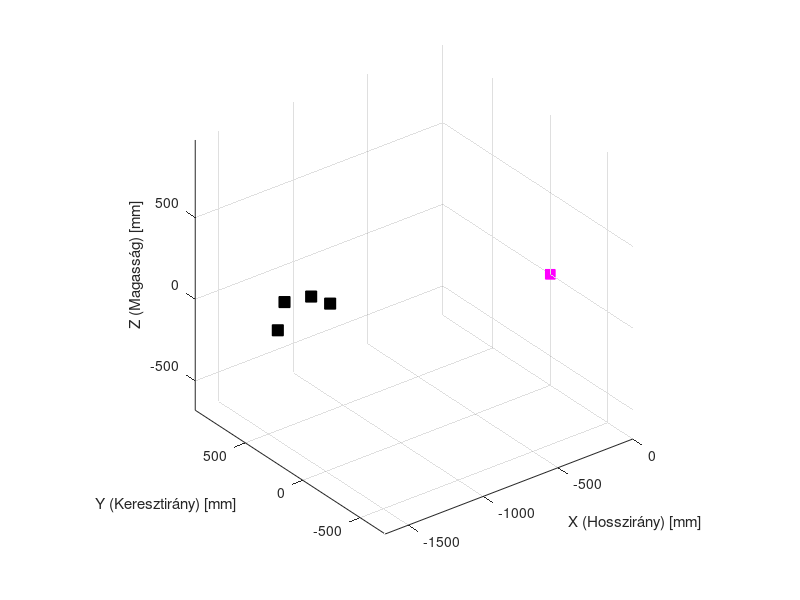

This chart was generated by the following MATLAB code: (Note: this script raises an error after producing the figure.)

function base_program_doubleAArm_front_left_configurable_v3()
    clc; clear; close all;

    % =========================================================================
    % 0. SZIMULÁCIÓS MÓD KIVÁLASZTÁSA
    % =========================================================================
    % 'travel'   -> Rugóút sweep (-30mm-től +30mm-ig), kormányközép rögzítve
    % 'steering' -> Kormányzás sweep (fogasléc Y mozgás), kerékmagasság rögzítve
    % =========================================================================
    sim_mode = 'travel'; 

    % =========================================================================
    % 1. PONTOK DEFINIÁLÁSA (Eredeti koordináták)
    % =========================================================================
    wheel_radius = 193; % Első kerék sugár (mm)
    
    points = struct('name', {}, 'pos', {}, 'fixed', {});

    % Fix vázoldali pontok (Chassis)
    points(1).name  = 'Front left upper arm fore';    points(1).pos = [-1431.440, 217.517, 267.328];  points(1).fixed = true;
    points(2).name  = 'Front left upper arm aft';     points(2).pos = [-1608.900, 218.398, 295.532];  points(2).fixed = true;
    
    % Mozgó csonkállvány oldali pontok (Upright) - Felső Gömbfej
    points(3).name  = 'Front left upper arm upright'; points(3).pos = [-1537.000,505.000, 285.000];  points(3).fixed = false;
    
    % Fix vázoldali pontok (Chassis)
    points(4).name  = 'Front left lower arm fore';    points(4).pos = [-1304.330, 217.845, 179.279];  points(4).fixed = true;
    points(5).name  = 'Front left lower arm aft';     points(5).pos = [-1654.490, 217.202, 139.370];  points(5).fixed = true;
    
    % Mozgó csonkállvány oldali pontok (Upright) - Alsó Gömbfej
    points(6).name  = 'Front left lower arm upright'; points(6).pos = [-1545.000, 563.000, 105.000];  points(6).fixed = false;
    
    % Kormányösszekötő pontok (Tie rod)
    points(7).name  = 'Front left tie rod chassis';   points(7).pos = [-1448.000, 216.497, 219.682];  points(7).fixed = true;
    points(8).name  = 'Front left tie rod upright';   points(8).pos = [-1448.000, 575.000, 190.000];  points(8).fixed = false;
    
    % Kerékközép (Wheel Center)
    points(9).name  = 'Front left wheel center';      points(9).pos = [-1540.000, 1200/2, 193.000];  points(9).fixed = false;

    points_orig = points;
    free_indices = [3, 6, 8, 9]; % Szabadon mozgó pontok indexei
    Z_ground_static = points_orig(9).pos(3) - wheel_radius; 

    Wheelbase = 1540; % Tengelytáv (mm)
    CG_height = 272;  % Súlypont magasság (mm)
    Brake_perc_front = 0.36; % Első fékerő arány (pl. 64%)
    Drive_perc_front = 0.5;  % Első hajtásarány (0 ha RWD, 1 ha FWD, 0.5 ha AWD)

    % =========================================================================
    % 2. KÉNYSZEREK DEFINIÁLÁSA
    % =========================================================================
    constraints = {};
    
    % Lengőkarok fizikai hossza
    constraints{end+1} = @(p) norm(p(3).pos - p(1).pos) - norm(points_orig(3).pos - points_orig(1).pos); 
    constraints{end+1} = @(p) norm(p(3).pos - p(2).pos) - norm(points_orig(3).pos - points_orig(2).pos); 
    constraints{end+1} = @(p) norm(p(6).pos - p(4).pos) - norm(points_orig(6).pos - points_orig(4).pos); 
    constraints{end+1} = @(p) norm(p(5).pos - p(4).pos) * 0; 
    constraints{end+1} = @(p) norm(p(6).pos - p(5).pos) - norm(points_orig(6).pos - points_orig(5).pos); 
    constraints{end+1} = @(p) norm(p(8).pos - p(7).pos) - norm(points_orig(8).pos - points_orig(7).pos); 

    % Csonkállvány belső merev kényszerei
    upright_pts = [3, 6, 8, 9];
    pairs = nchoosek(upright_pts, 2);
    for k = 1:size(pairs, 1)
        idx1 = pairs(k,1); idx2 = pairs(k,2);
        constraints{end+1} = @(p) norm(p(idx2).pos - p(idx1).pos) - norm(points_orig(idx2).pos - points_orig(idx1).pos);
    end

    % =========================================================================
    % 3. ÜZEMMÓD SPECIFIKUS BEÁLLÍTÁSOK
    % =========================================================================
    if strcmp(sim_mode, 'travel')
        sweep_range = -30 : 2 : 30;
        xlbl =  'Wheel Travel [mm]';
        title_suffix = ' (Wheel Travel sweep)';
    elseif strcmp(sim_mode, 'steering')
        sweep_range = -25 : 1 : 25; 
        xlbl = 'Fogasléc elmozdulás [mm]';
        title_suffix = ' (Kormányzás sweep)';
    else
        error('Hibás sim_mode!');
    end
    
    num_steps = length(sweep_range);
    zero_step = find(sweep_range == 0, 1);

    % =========================================================================
    % 4. ANIMÁCIÓS ABLAK ELŐKÉSZÍTÉSE
    % =========================================================================
    fig3d = figure('Name', ['3D Animáció' title_suffix], 'WindowState', 'maximized');
    ax3d = axes('Parent', fig3d); hold(ax3d, 'on'); grid(ax3d, 'on'); view(ax3d, 3); axis(ax3d, 'equal');
    xlabel(ax3d, 'X (Hosszirány) [mm]'); ylabel(ax3d, 'Y (Keresztirány) [mm]'); zlabel(ax3d, 'Z (Magasság) [mm]');

    % Statikus vázpontok kirajzolása
    chassis_idx = [1, 2, 4, 5];
    for cp = chassis_idx
        plot3(ax3d, points_orig(cp).pos(1), points_orig(cp).pos(2), points_orig(cp).pos(3), 'ks', 'MarkerFaceColor', 'k', 'MarkerSize', 8);
    end

    h_upper   = plot3(ax3d, [0 0 0], [0 0 0], [0 0 0], 'b-', 'LineWidth', 2.5);
    h_lower   = plot3(ax3d, [0 0 0], [0 0 0], [0 0 0], 'r-', 'LineWidth', 2.5);
    h_tierod  = plot3(ax3d, [0 0], [0 0], [0 0], 'm-', 'LineWidth', 2);
    h_rack_pt = plot3(ax3d, 0, 0, 0, 'ms', 'MarkerFaceColor', 'm', 'MarkerSize', 7);
    h_upright = plot3(ax3d, zeros(1,5), zeros(1,5), zeros(1,5), 'k-', 'LineWidth', 3);
    h_kp_line = plot3(ax3d, [0 0], [0 0], [0 0], 'c--', 'LineWidth', 1.5);
    h_wheel   = plot3(ax3d, zeros(1,21), zeros(1,21), zeros(1,21), 'g-', 'LineWidth', 3);

    % =========================================================================
    % 5. MEGOLDÓ CIKLUSOK (LSQNONLIN)
    % =========================================================================
    Results.Camber       = zeros(num_steps, 1);
    Results.Toe          = zeros(num_steps, 1);
    Results.RC_Z         = zeros(num_steps, 1);
    Results.HalfTrack    = zeros(num_steps, 1);
    Results.Caster       = zeros(num_steps, 1);
    Results.KPI          = zeros(num_steps, 1);
    Results.Scrub        = zeros(num_steps, 1);
    Results.Trail        = zeros(num_steps, 1);
    Results.LeverArm     = zeros(num_steps, 1); 
    Results.LeverArmAngle= zeros(num_steps, 1); % ÚJ: Szögtároló vektor
    Results.AntiDive     = zeros(num_steps, 1);
    Results.AntiSquat     = zeros(num_steps, 1);

    computed_positions = cell(num_steps, 1);
    options = optimoptions('lsqnonlin', 'Display', 'off', 'MaxIterations', 1000, 'FunctionTolerance', 1e-12);

    current_x = [];
    for i = free_indices, current_x = [current_x, points_orig(i).pos]; end

    % Pozitív sweep
    for step = zero_step : num_steps
        pts_base = points_orig;
        if strcmp(sim_mode, 'travel')
            target_z = points_orig(9).pos(3) + sweep_range(step);
        else
            target_z = points_orig(9).pos(3); 
            pts_base(7).pos(2) = points_orig(7).pos(2) + sweep_range(step); 
        end
        [current_x, ~] = lsqnonlin(@(x) compute_residuals(x, pts_base, constraints, free_indices, target_z), current_x, [], [], options);
        pts_step = pts_base; idx = 1;
        for i = free_indices, pts_step(i).pos = current_x(idx:idx+2); idx = idx + 3; end
        computed_positions{step} = pts_step;
    end

    % Negatív sweep
    current_x = [];
    for i = free_indices, current_x = [current_x, points_orig(i).pos]; end
    for step = zero_step-1 : -1 : 1
        pts_base = points_orig;
        if strcmp(sim_mode, 'travel')
            target_z = points_orig(9).pos(3) + sweep_range(step);
        else
            target_z = points_orig(9).pos(3);
            pts_base(7).pos(2) = points_orig(7).pos(2) + sweep_range(step); 
        end
        [current_x, ~] = lsqnonlin(@(x) compute_residuals(x, pts_base, constraints, free_indices, target_z), current_x, [], [], options);
        pts_step = pts_base; idx = 1;
        for i = free_indices, pts_step(i).pos = current_x(idx:idx+2); idx = idx + 3; end
        computed_positions{step} = pts_step;
    end

    % =========================================================================
    % 6. POST-PROCESSING ÉS ÚJ SZÖGSZÁMÍTÁS
    % =========================================================================
    A_static = zeros(3, 4);
    for ii = 1:4, A_static(:, ii) = points_orig(upright_pts(ii)).pos'; end
    muA = mean(A_static, 2); initial_normal = [0; 1; 0]; 

    for step = 1:num_steps
        pts_curr = computed_positions{step};
        WC = pts_curr(9).pos';
        
        B_curr = zeros(3, 4);
        for ii = 1:4, B_curr(:, ii) = pts_curr(upright_pts(ii)).pos'; end
        muB = mean(B_curr, 2); H = (A_static - muA) * (B_curr - muB)';
        [U, ~, V] = svd(H); R = V * U';
        if det(R) < 0, R = V * diag([1, 1, -1]) * U'; end
        unit_normal = R * initial_normal;
        
        Results.Camber(step) = -rad2deg(atan2(unit_normal(3), unit_normal(2)));
        Results.Toe(step)    = -rad2deg(atan2(unit_normal(1), unit_normal(2)));
        Results.HalfTrack(step) = WC(2) - points_orig(9).pos(2);
        
        u_kp = (pts_curr(3).pos - pts_curr(6).pos)'; u_kp = u_kp / norm(u_kp);
        if u_kp(3) < 0, u_kp = -u_kp; end 
        Results.Caster(step) = rad2deg(atan2(-u_kp(1), u_kp(3)));
        Results.KPI(step)    = rad2deg(atan2(-u_kp(2), u_kp(3)));
        
        t_ground = (Z_ground_static - pts_curr(6).pos(3)) / u_kp(3);
        P_ground = pts_curr(6).pos' + t_ground * u_kp;
        Results.Scrub(step) = WC(2) - P_ground(2);
        Results.Trail(step) = P_ground(1) - WC(1);
        
        % -----------------------------------------------------------------
        %  ÚJ GEOMETRIAI SZÁMÍTÁSOK: LEVER ARM VEKTOR ÉS JÁRMŰ SÍKJA
        % -----------------------------------------------------------------
        A_kp = pts_curr(6).pos; % Alsó KPI gömbfej
        B_kp = pts_curr(3).pos; % Felső KPI gömbfej
        P_tr = pts_curr(8).pos; % Kormányösszekötő gömbfej a csonkállványon
        
        v_line = B_kp - A_kp;   % Kingpin egyenes irányvektora
        w_vec  = P_tr - A_kp;   % Vektor az alsó pontból a kormánykar végébe
        
        % Merőleges vetítéssel megkeressük a valódi 3D-s kormánykar vektort
        proj_vec = (dot(w_vec, v_line) / dot(v_line, v_line)) * v_line;
        lever_arm_vec = w_vec - proj_vec; 
        
        % 1. Fizikai hossz (norma)
        Results.LeverArm(step) = norm(lever_arm_vec);
        
        % 2. Bezárt szög a hosszanti síkkal (X-Z sík, aminek a normálisa az Y:[0,1,0])
        % Képlet: szög = asind( Vektor_Y / Vektor_Norma )
        Results.LeverArmAngle(step) = asind(lever_arm_vec(2) / norm(lever_arm_vec));
        % -----------------------------------------------------------------

        % Roll Center
        v_u = pts_curr(2).pos - pts_curr(1).pos; t_u = dot(pts_curr(3).pos - pts_curr(1).pos, v_u) / dot(v_u, v_u); Pivot_u = pts_curr(1).pos + t_u * v_u;
        v_l = pts_curr(5).pos - pts_curr(4).pos; t_l = dot(pts_curr(6).pos - pts_curr(4).pos, v_l) / dot(v_l, v_l); Pivot_l = pts_curr(4).pos + t_l * v_l;
        Pu1 = Pivot_u(2:3); Pu2 = pts_curr(3).pos(2:3); Pl1 = Pivot_l(2:3); Pl2 = pts_curr(6).pos(2:3);
        mu_slope = (Pu2(2) - Pu1(2)) / (Pu2(1) - Pu1(1)); ml_slope = (Pl2(2) - Pl1(2)) / (Pl2(1) - Pl1(1));
        Y_ic = (Pl1(2) - Pu1(2) + mu_slope*Pu1(1) - ml_slope*Pl1(1)) / (mu_slope - ml_slope);
        m_rc = (Pu1(2) + mu_slope * (Y_ic - Pu1(1)) - Z_ground_static) / (Y_ic - WC(2));
        Results.RC_Z(step) = Z_ground_static - m_rc * WC(2);

        % Anti dive, anti squat
        % A Double A-Arm 5 db virtuális rudas modellként írható fel:
        links_chassis = [1, 2, 4, 5, 7];
        links_upright = [3, 3, 6, 6, 8];

        J_kin = zeros(5, 6);
        for i_link = 1:5
            p_chas = pts_curr(links_chassis(i_link)).pos; % 1x3 vektor
            p_up   = pts_curr(links_upright(i_link)).pos; % 1x3 vektor

            n_vec = p_up - p_chas;
            n_vec = n_vec / norm(n_vec);
            r_vec = p_up - WC'; % WC oszlopvektor (3x1), így WC' (1x3) kell

            J_kin(i_link, 1:3) = n_vec;
            J_kin(i_link, 4:6) = cross(r_vec, n_vec);
        end

        [~, ~, V_t] = svd(J_kin);
        twist_t = V_t(:, end); 
        v_travel = twist_t(1:3); 
        w_travel = twist_t(4:6);

        if abs(w_travel(2)) > 1e-6
            % SVSA Instant Center X és Z koordinátái a hosszanti síkban
            X_ic_side = WC(1) + (v_travel(3) / w_travel(2));
            Z_ic_side = WC(3) - (v_travel(1) / w_travel(2));

            % A kerék tapadási pontjától az IC-be mutató egyenes meredeksége
            tan_svsa = (Z_ic_side - Z_ground_static) / (X_ic_side - WC(1));

            % Alap kinematikai bólintás/emelkedés mutató (még szorozni kell a terheléselosztással)
            Results.AntiDive(step) = tan_svsa * (Wheelbase / CG_height) * 100;
            Results.AntiSquat(step) = tan_svsa * (Wheelbase / CG_height) * 100;
        else
            Results.AntiDive(step) = 0;
            Results.AntiSquat(step) = 0;
        end

        % Animáció frissítése
        set(h_upper, 'XData', [pts_curr(1).pos(1), pts_curr(3).pos(1), pts_curr(2).pos(1)], 'YData', [pts_curr(1).pos(2), pts_curr(3).pos(2), pts_curr(2).pos(2)], 'ZData', [pts_curr(1).pos(3), pts_curr(3).pos(3), pts_curr(2).pos(3)]);
        set(h_lower, 'XData', [pts_curr(4).pos(1), pts_curr(6).pos(1), pts_curr(5).pos(1)], 'YData', [pts_curr(4).pos(2), pts_curr(6).pos(2), pts_curr(5).pos(2)], 'ZData', [pts_curr(4).pos(3), pts_curr(6).pos(3), pts_curr(5).pos(3)]);
        set(h_tierod, 'XData', [pts_curr(7).pos(1), pts_curr(8).pos(1)], 'YData', [pts_curr(7).pos(2), pts_curr(8).pos(2)], 'ZData', [pts_curr(7).pos(3), pts_curr(8).pos(3)]);
        set(h_rack_pt, 'XData', pts_curr(7).pos(1), 'YData', pts_curr(7).pos(2), 'ZData', pts_curr(7).pos(3));
        set(h_upright, 'XData', [pts_curr(3).pos(1), pts_curr(6).pos(1), pts_curr(8).pos(1), pts_curr(9).pos(1), pts_curr(3).pos(1)], 'YData', [pts_curr(3).pos(2), pts_curr(6).pos(2), pts_curr(8).pos(2), pts_curr(9).pos(2), pts_curr(3).pos(2)], 'ZData', [pts_curr(3).pos(3), pts_curr(6).pos(3), pts_curr(8).pos(3), pts_curr(9).pos(3), pts_curr(3).pos(3)]);
        set(h_kp_line, 'XData', [pts_curr(3).pos(1), P_ground(1)], 'YData', [pts_curr(3).pos(2), P_ground(2)], 'ZData', [pts_curr(3).pos(3), P_ground(3)]);
        ang = linspace(0, 2*pi, 21); wheel_circ = zeros(3, 21);
        for a = 1:21, wheel_circ(:, a) = WC + R * [cos(ang(a))*wheel_radius; 0; sin(ang(a))*wheel_radius]; end
        set(h_wheel, 'XData', wheel_circ(1,:), 'YData', wheel_circ(2,:), 'ZData', wheel_circ(3,:));
        drawnow; pause(0.002);
    end

    % =========================================================================
    % 7. DIAGRAMOK PLOTOLÁSA
    % =========================================================================
    figure('Name', ['Alap Kinematika' title_suffix], 'WindowState', 'maximized');
    subplot(2,3,1); plot(sweep_range, Results.Camber, 'b', 'LineWidth', 2); grid on; title('Kerékdőlés'); xlabel(xlbl); ylabel('Kerékdőlés (deg)');
    subplot(2,3,2); plot(sweep_range, Results.Toe, 'r', 'LineWidth', 2); grid on; title('Kerékszög'); xlabel(xlbl); ylabel('Kerékszög (deg)');
    subplot(2,3,3); plot(sweep_range, Results.RC_Z, 'k', 'LineWidth', 2); grid on; title('Kinematic Roll Center Z'); xlabel(xlbl); ylabel('Height (mm)');
    subplot(2,3,4); plot(sweep_range, Results.HalfTrack, 'm', 'LineWidth', 2); grid on; title('Fél-nyomtáv változás'); xlabel(xlbl); ylabel('\Delta Y (mm)');
    subplot(2,3,5); plot(sweep_range, Results.AntiDive * Brake_perc_front, 'Color', [0.85 0.32 0.09], 'LineWidth', 2); grid on; title('Anti-Dive (%)'); xlabel(xlbl); ylabel('Anti-Dive (%)');
    subplot(2,3,6); plot(sweep_range, Results.AntiSquat * Drive_perc_front, 'Color', [0.47 0.67 0.19], 'LineWidth', 2); grid on; title('Anti-Squat (%)'); xlabel(xlbl); ylabel('Anti-Squat (%)');    

    figure('Name', ['Kormány Geometria' title_suffix], 'WindowState', 'maximized');
    subplot(2,2,1); plot(sweep_range, Results.Caster, 'g', 'LineWidth', 2); grid on; title('Csaphátradőlés'); xlabel(xlbl); ylabel('Csaphátradőlés (deg)');
    subplot(2,2,2); plot(sweep_range, Results.KPI, 'c', 'LineWidth', 2); grid on; title('Csapterpesztés'); xlabel(xlbl); ylabel('Csapterpesztés (deg)');
    subplot(2,2,3); plot(sweep_range, Results.Scrub, 'b', 'LineWidth', 2); grid on; title('Kormánylegördülési sugár'); xlabel(xlbl); ylabel('Kormánylegördülési sugár (mm)');
    subplot(2,2,4); plot(sweep_range, Results.Trail, 'r', 'LineWidth', 2); grid on; title('Mechanikai Utánfutás'); xlabel(xlbl); ylabel('Mechanikai Utánfutás (mm)');

    % --- FIGURE 4: KORMÁNYKAR GEOMETRIAI ADATAI (OSZTOTT) ---
    figure('Name', ['Kormánykar Komplett Analízis' title_suffix], 'WindowState', 'maximized');
    
    % 4/1: Kar hossza
    subplot(1,2,1);
    plot(sweep_range, Results.LeverArm, 'b-', 'LineWidth', 2.5); grid on;
    title('Kormánykar térbeli fizikai hossza'); xlabel(xlbl); ylabel('Karhossz [mm]');
    mean_lever = mean(Results.LeverArm);
    if max(Results.LeverArm) - min(Results.LeverArm) < 1e-3
        ylim([mean_lever - 15, mean_lever + 15]);
    end
    text(mean(sweep_range), mean_lever + 4, sprintf('Statikus hossz: %.2f mm', mean_lever), 'FontWeight', 'bold', 'Color', 'b', 'HorizontalAlignment', 'center');

    % 4/2: Kar szöge a hosszanti síkkal
    subplot(1,2,2);
    plot(sweep_range, Results.LeverArmAngle, 'r-', 'LineWidth', 2.5); grid on;
    title('Kormánykar szöge a hosszanti (X-Z) felezősíkkal'); xlabel(xlbl); ylabel('Bezárt szög [fok]');
    mean_angle = mean(Results.LeverArmAngle);
    
    % Statikus szög kiírása
    text(mean(sweep_range), mean_angle + (max(Results.LeverArmAngle)-min(Results.LeverArmAngle)+1)*0.2, ...
         sprintf('Statikus szög: %.2f°', Results.LeverArmAngle(zero_step)), 'FontWeight', 'bold', 'Color', 'r', 'HorizontalAlignment', 'center');
end

function residuals = compute_residuals(x_free, points_base, constraints, free_indices, target_z9)
    pts = points_base; k = 1;
    for idx = free_indices, pts(idx).pos = x_free(k : k+2); k = k + 3; end
    residuals = zeros(length(constraints) + 1, 1);
    for c = 1 : length(constraints), residuals(c) = constraints{c}(pts); end
    residuals(end) = pts(9).pos(3) - target_z9;
end
